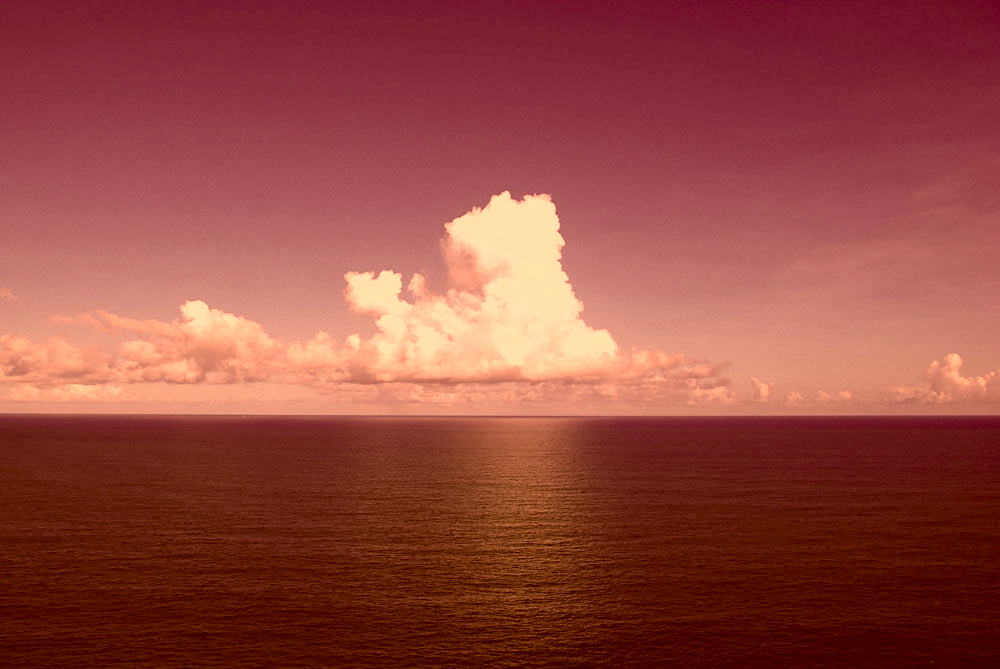
#> input picture 作業05/hw5/ult1.png, 1000 x 669 px
$ python 4108056005-05-reve-color-transfer.py --result ult1.png --rsource yrcsou.png
#> lines starting #> are read from the running program, lines starting #| are printed output that depends on the picture
#> further down, result is the input picture: shape (669, 1000, 3); mean B, G, R 62.5, 71.1, 148.8
# USAGE
# python 4108056005-05-reve-color-transfer.py --result ult1.png --rsource yrcsou.png

# import the necessary packages
import numpy as np
import argparse
import cv2


def color_transfer(result, clip=True, preserve_paper=True):
    """
    Transfers the color distribution from the result to the target
    image using the mean and standard deviations of the L*a*b*
    color space.

    This implementation is (loosely) based on to the "Color Transfer
    between Images" paper by Reinhard et al., 2001.

    Parameters:
    -------
    result: NumPy array
            OpenCV image in BGR color space (the result image)
    target: NumPy array
            OpenCV image in BGR color space (the target image)
    clip: Should components of L*a*b* image be scaled by np.clip before
            converting back to BGR color space?
            If False then components will be min-max scaled appropriately.
            Clipping will keep target image brightness truer to the input.
            Scaling will adjust image brightness to avoid washed out portions
            in the resulting color transfer that can be caused by clipping.
    preserve_paper: Should color transfer strictly follow methodology
            layed out in original paper? The method does not always produce
            aesthetically pleasing results.
            If False then L*a*b* components will scaled using the reciprocal of
            the scaling factor proposed in the paper.  This method seems to produce
            more consistently aesthetically pleasing results

    Returns:
    -------
    transfer: NumPy array
            OpenCV image (w, h, 3) NumPy array (uint8)
    """
#> called with clip = True, preserve_paper = True
    # convert the images from the RGB to L*ab* color space, being
    # sure to utilizing the floating point data type (note: OpenCV
    # expects floats to be 32-bit, so use that instead of 64-bit)
    result = cv2.cvtColor(result, cv2.COLOR_BGR2LAB).astype("float32")
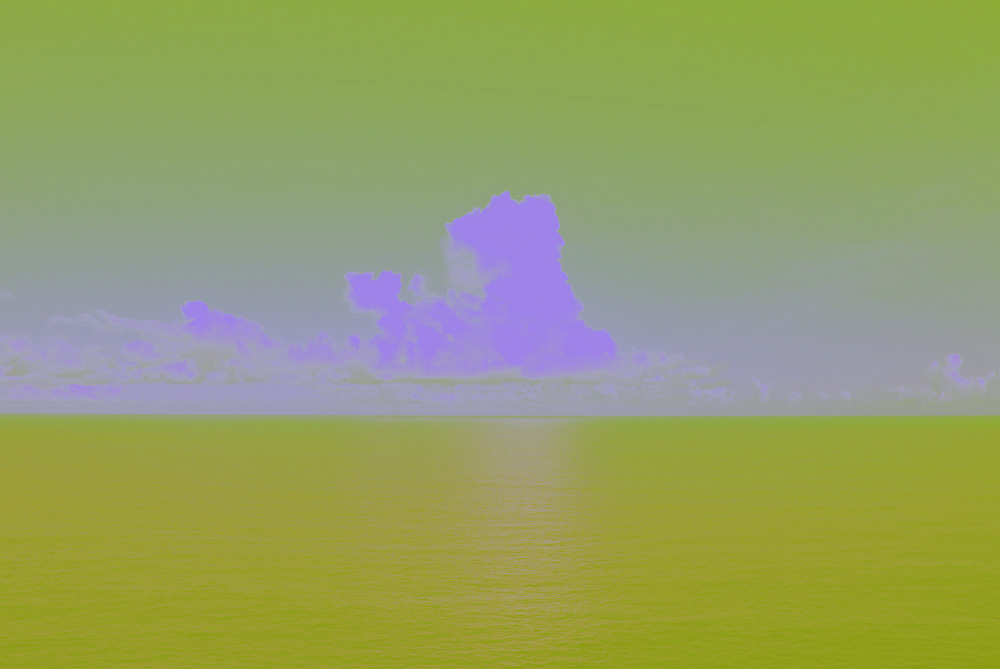
#> result: shape (669, 1000, 3) float32; mean of channels 0, 1, 2 101.5, 160, 148.8; drawn as B, G, R

    # read sideinfodeci.txt
    with open("sideinfodeci.txt", "r") as file:
#> (reads 作業05/hw5/sideinfodeci.txt from the repository)
        infos = file.readlines()

    lMeanSrc = float(infos[0])
    aMeanSrc = float(infos[1])
    bMeanSrc = float(infos[2])
    lStdSrc = float(infos[3])
    aStdSrc = float(infos[4])
    bStdSrc = float(infos[5])
    lMeanTar = float(infos[6])
    aMeanTar = float(infos[7])
    bMeanTar = float(infos[8])
    lStdTar = float(infos[9])
    aStdTar = float(infos[10])
    bStdTar = float(infos[11])

    # subtract the means from the target image
    (l, a, b) = cv2.split(result)
    l -= lMeanTar
    a -= aMeanTar
    b -= bMeanTar
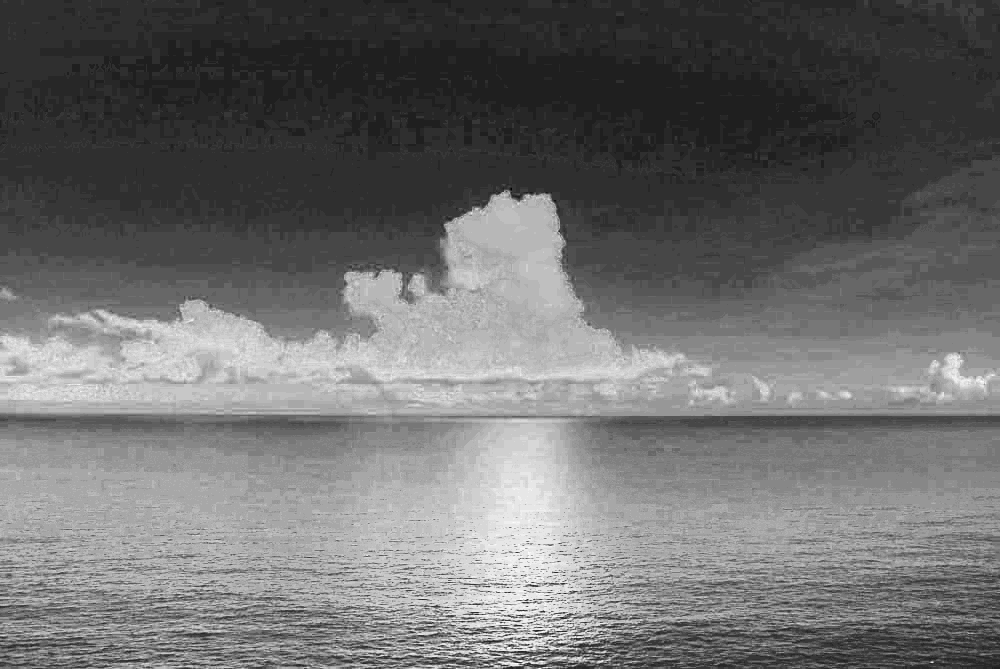
#> b: shape (669, 1000) float32; min -16.43, max 15.57, mean -2.63; drawn with min black and max white

    if preserve_paper:
        # scale by the standard deviations using paper proposed factor
        l = (lStdSrc / lStdTar) * l
        a = (aStdSrc / aStdTar) * a
        b = (bStdSrc / bStdTar) * b
    else:
        # scale by the standard deviations using reciprocal of paper proposed factor
        l = (lStdSrc / lStdTar) * l
        a = (aStdSrc / aStdTar) * a
        b = (bStdSrc / bStdTar) * b

    # add in the result mean
    l += lMeanSrc
    a += aMeanSrc
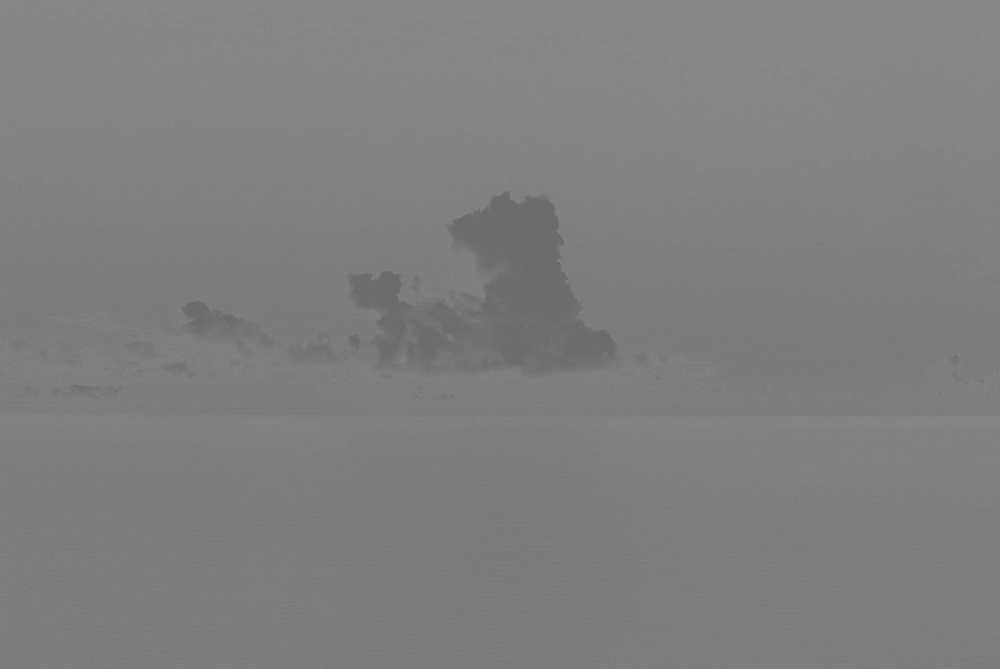
#> a: shape (669, 1000) float32; min 106.1, max 135.3, mean 127.3
    b += bMeanSrc
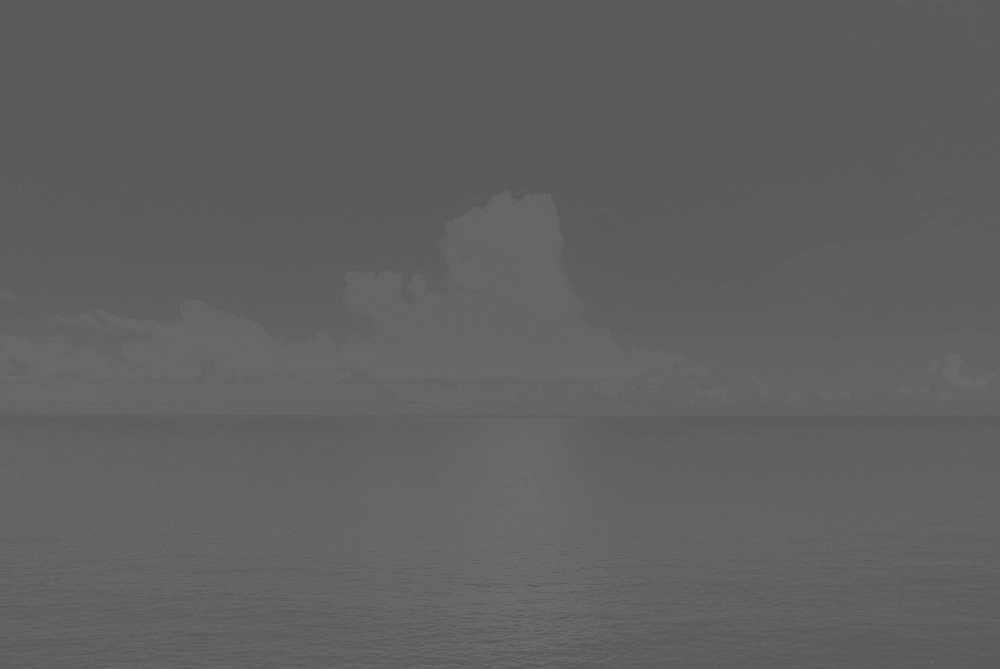
#> b: shape (669, 1000) float32; min 86.79, max 108, mean 96

    # clip/scale the pixel intensities to [0, 255] if they fall
    # outside this range
    l = _scale_array(l, clip=clip)
#> in _scale_array, `scaled = np.clip(arr, 0, 255)`:
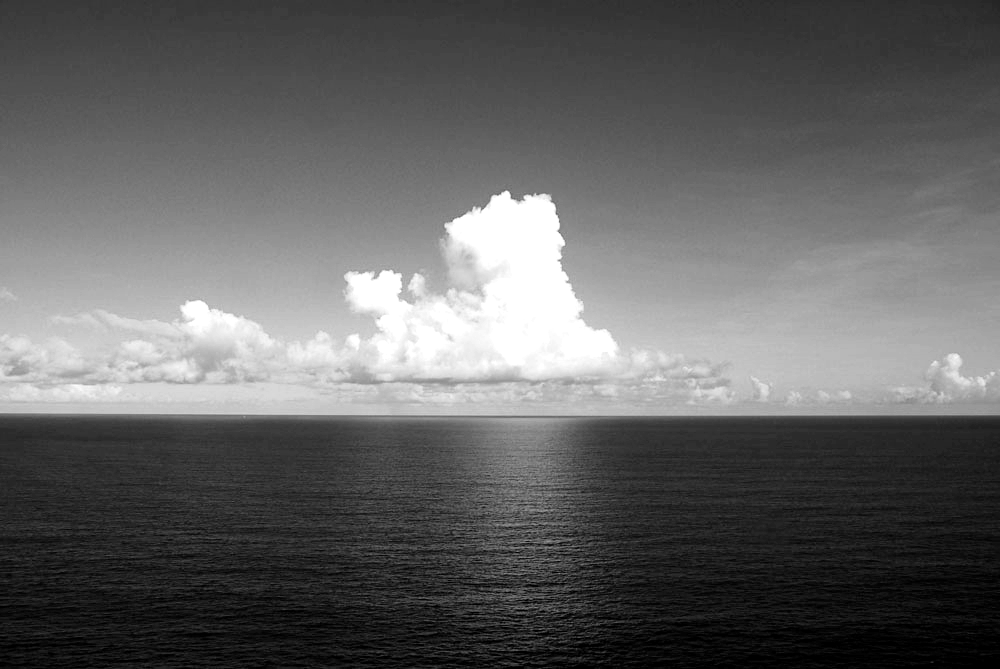
#> scaled: shape (669, 1000) float32; min 0, max 255, mean 98.4
    a = _scale_array(a, clip=clip)
    b = _scale_array(b, clip=clip)

    # merge the channels together and convert back to the RGB color
    # space, being sure to utilize the 8-bit unsigned integer data
    # type
    rsource = cv2.merge([l, a, b])
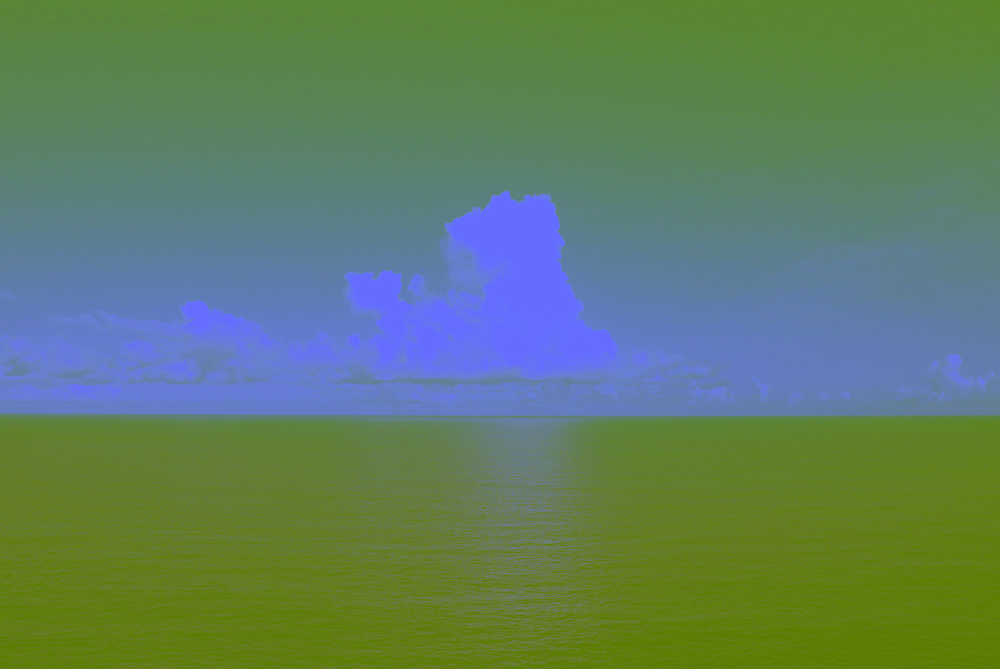
#> rsource: shape (669, 1000, 3) float32; mean B, G, R 98.4, 127.7, 96
    rsource = cv2.cvtColor(rsource.astype("uint8"), cv2.COLOR_LAB2BGR)
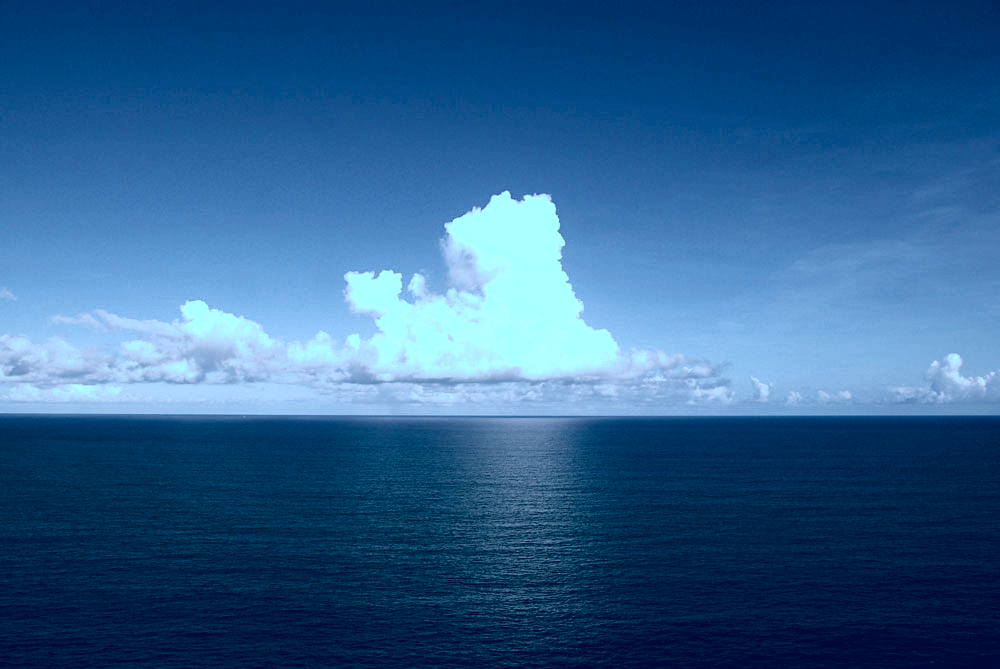
#> rsource: shape (669, 1000, 3); mean B, G, R 143.3, 97, 46.7

    # return the color transferred image
    return rsource


# [51 lines left out: functions image_stats, _min_max_scale, not called in this run]


def _scale_array(arr, clip=True):
    """
    Trim NumPy array values to be in [0, 255] range with option of
    clipping or scaling.

    Parameters:
    -------
    arr: array to be trimmed to [0, 255] range
    clip: should array be scaled by np.clip? if False then input
            array will be min-max scaled to range
            [max([arr.min(), 0]), min([arr.max(), 255])]

    Returns:
    -------
    NumPy array that has been scaled to be in [0, 255] range
    """
    if clip:
        scaled = np.clip(arr, 0, 255)
    else:
        scale_range = (max([arr.min(), 0]), min([arr.max(), 255]))
        scaled = _min_max_scale(arr, new_range=scale_range)

    return scaled


def show_image(title, image, width=300):
    # resize the image to have a constant width, just to
    # make displaying the images take up less screen real
    # estate
#> called with title = 'Result', width = 300
    r = width / float(image.shape[1])
#> r = 0.3
    dim = (width, int(image.shape[0] * r))
#> dim = (300, 200)
    resized = cv2.resize(image, dim, interpolation=cv2.INTER_AREA)

    # show the resized image
    cv2.imshow(title, resized)


def str2bool(v):
    if v.lower() in ('yes', 'true', 't', 'y', '1'):
        return True
    elif v.lower() in ('no', 'false', 'f', 'n', '0'):
        return False
    else:
        raise argparse.ArgumentTypeError('Boolean value expected.')


# main
# construct the argument parser and parse the arguments
ap = argparse.ArgumentParser()
ap.add_argument("-r", "--result", required=True,
                help="Path to the result image")
ap.add_argument("-c", "--clip", type=str2bool, default='t',
                help="Should np.clip scale L*a*b* values before final conversion to BGR? "
                "Approptiate min-max scaling used if False.")
ap.add_argument("-p", "--preservePaper", type=str2bool, default='t',
                help="Should color transfer strictly follow methodology layed out in original paper?")
ap.add_argument("-rs", "--rsource",
                help="Path to the reverse source image (optional)")
args = vars(ap.parse_args())

# load the images
result = cv2.imread(args["result"])

# transfer the color distribution from the source image
# to the target image
rsource = color_transfer(
    result, clip=args["clip"], preserve_paper=args["preservePaper"])

# check to see if the output image should be saved
if args["rsource"] is not None:
    cv2.imwrite(args["rsource"], rsource)

# show the images and wait for a key press
show_image("Result", result)
show_image("Reverse Sourse", rsource)

cv2.waitKey(0)
cv2.destroyAllWindows()

print("---END of this program---")
